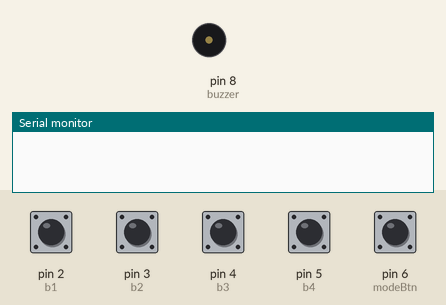
The sketch below on a simulated Arduino Uno, built with avr-gcc and run on an emulated ATmega328P. Shown: buzzer (waves = sounding), the last lines printed to the serial monitor. The test bench sets the inputs (shaded band); at power-on: pin 2 (b1), pin 3 (b2), pin 4 (b3), pin 5 (b4), pin 6 (modeBtn) HIGH.

Above: at 1.2 s.
1.3 s: pin 6 (modeBtn) pulled LOW for 0.15 s
2.9 s: pin 2 (b1) pulled LOW for 0.15 s
At 2.97 s:
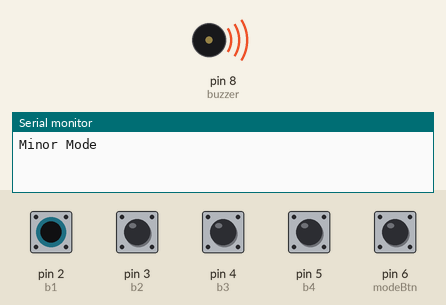
4.5 s: pin 6 (modeBtn) pulled LOW for 1 s
Timing chart, 0 to 7.5 s (numbered marks = the images above; inputs shaded):
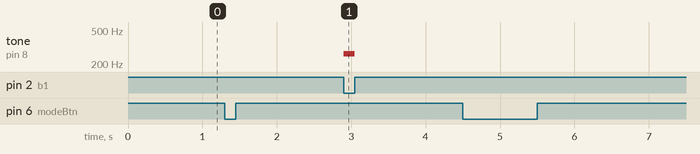

The sketch:

digital_piano.ino
```cpp
const int buzzer = 8;

const int b1 = 2;
const int b2 = 3;
const int b3 = 4;
const int b4 = 5;
const int modeBtn = 6;

bool major = true;
bool lastMode = HIGH;

void setup() {
  pinMode(b1, INPUT_PULLUP);
  pinMode(b2, INPUT_PULLUP);
  pinMode(b3, INPUT_PULLUP);
  pinMode(b4, INPUT_PULLUP);
  pinMode(modeBtn, INPUT_PULLUP);

  Serial.begin(9600);
}

void loop() {

  bool current = digitalRead(modeBtn);

  if (lastMode == HIGH && current == LOW) {
    major = !major;

    if (major)
      Serial.println("Major Mode");
    else
      Serial.println("Minor Mode");

    delay(250);
  }

  lastMode = current;

  int pressed = 0;

  if (digitalRead(b1) == LOW) pressed++;
  if (digitalRead(b2) == LOW) pressed++;
  if (digitalRead(b3) == LOW) pressed++;
  if (digitalRead(b4) == LOW) pressed++;

  if (pressed >= 2) {
    tone(buzzer, 392);
  }
  else if (digitalRead(b1) == LOW) {
    tone(buzzer, 262);
  }
  else if (digitalRead(b2) == LOW) {
    tone(buzzer, 294);
  }
  else if (digitalRead(b3) == LOW) {
    tone(buzzer, major ? 330 : 311);
  }
  else if (digitalRead(b4) == LOW) {
    tone(buzzer, major ? 349 : 330);
  }
  else {
    noTone(buzzer);
  }
}
```

Measured:
- after the input at 2.9 s, tone on pin 8 (buzzer): silent → 262 Hz at once, → silent 0.15 s later
